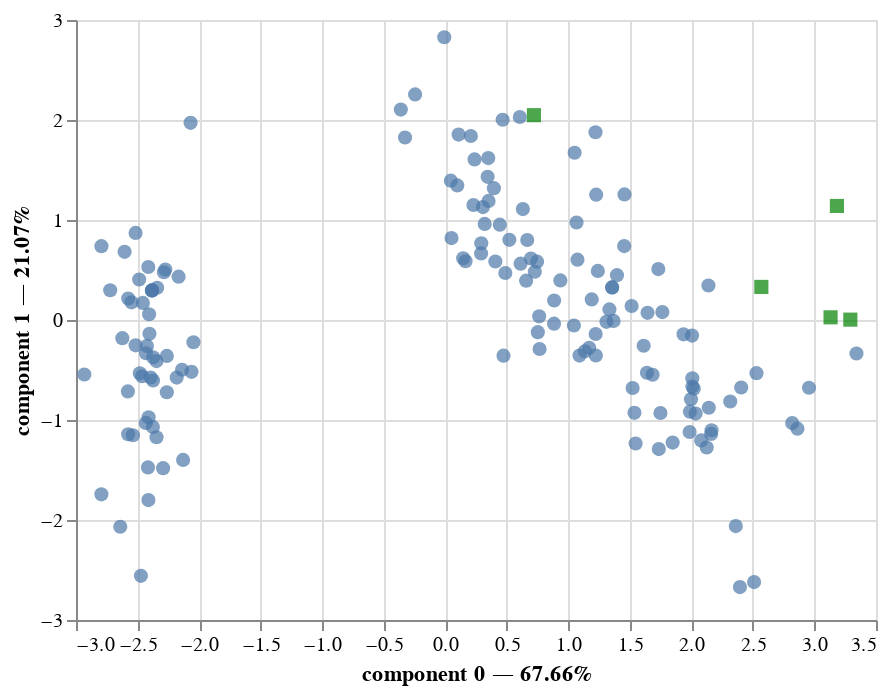

The notebook cell saved with this chart:
### Markdown cell above
Muestra gráfico de dispersión.

### Code cell
# gráfico de dispersión
# se pueden cambiar los índices de los componentes
famd.plot(df, x_component=0, y_component=1)

### Figure 1 — Vega-Lite specification as saved in the notebook (floating-point values rounded to 4 significant figures; data arrays with more than 128 entries replaced by an {"elided": "..."} marker saying what was removed)
{"config": {"view": {"continuousWidth": 400, "continuousHeight": 300}}, "layer": [{"mark": {"type": "circle", "size": 50}, "encoding": {"tooltip": [{"field": "index", "type": "quantitative"}, {"field": "component 0", "type": "quantitative"}, {"field": "component 1", "type": "quantitative"}], "x": {"axis": {"title": "component 0 — 67.66%"}, "field": "component 0", "scale": {"zero": false}, "type": "quantitative"}, "y": {"axis": {"title": "component 1 — 21.07%"}, "field": "component 1", "scale": {"zero": false}, "type": "quantitative"}}, "selection": {"selector001": {"type": "interval", "bind": "scales", "encodings": ["x", "y"]}}}, {"data": {"name": "data-7fae1617465976e7fadd71217a2deb51"}, "mark": {"type": "square", "color": "green", "size": 50}, "encoding": {"tooltip": [{"field": "variable", "type": "nominal"}], "x": {"field": "component 0", "scale": {"zero": false}, "type": "quantitative"}, "y": {"field": "component 1", "scale": {"zero": false}, "type": "quantitative"}}}], "data": {"name": "data-2f1470f5c259b6938faacc1591fc9120"}, "$schema": "https://vega.github.io/schema/vega-lite/v4.17.0.json", "datasets": {"data-2f1470f5c259b6938faacc1591fc9120": {"elided": "150 records"}, "data-7fae1617465976e7fadd71217a2deb51": [{"variable": "sepal_length", "component 0": 2.568, "component 1": 0.3309}, {"variable": "sepal_width", "component 0": 0.7208, "component 1": 2.048}, {"variable": "petal_length", "component 0": 3.291, "component 1": 0.003557}, {"variable": "petal_width", "component 0": 3.131, "component 1": 0.02662}, {"variable": "class", "component 0": 3.182, "component 1": 1.14}]}}
